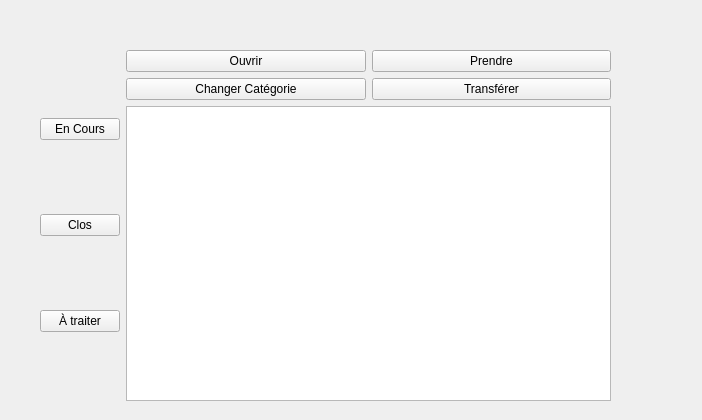
<?xml version="1.0" encoding="UTF-8"?>
<ui version="4.0">
 <class>VueIngeTech</class>
 <widget class="QWidget" name="VueIngeTech">
  <property name="geometry">
   <rect>
    <x>0</x>
    <y>0</y>
    <width>702</width>
    <height>420</height>
   </rect>
  </property>
  <property name="windowTitle">
   <string>VueIngeTech</string>
  </property>
  <widget class="QWidget" name="horizontalLayoutWidget">
   <property name="geometry">
    <rect>
     <x>40</x>
     <y>50</y>
     <width>571</width>
     <height>351</height>
    </rect>
   </property>
   <layout class="QHBoxLayout" name="horizontalLayout">
    <item>
     <layout class="QVBoxLayout" name="LayoutFiltres">
      <item>
       <widget class="QPushButton" name="AfficherEnCoursButton">
        <property name="text">
         <string>En Cours</string>
        </property>
       </widget>
      </item>
      <item>
       <widget class="QPushButton" name="AfficherClosButton">
        <property name="text">
         <string>Clos</string>
        </property>
       </widget>
      </item>
      <item>
       <widget class="QPushButton" name="AfficherATraiter">
        <property name="text">
         <string>À traiter</string>
        </property>
       </widget>
      </item>
     </layout>
    </item>
    <item>
     <layout class="QVBoxLayout" name="LayoutPage">
      <item>
       <layout class="QGridLayout" name="gridLayout">
        <item row="1" column="0">
         <widget class="QPushButton" name="OuvrirButton">
          <property name="text">
           <string>Ouvrir</string>
          </property>
         </widget>
        </item>
        <item row="2" column="0">
         <widget class="QPushButton" name="ChangeCatButton">
          <property name="text">
           <string>Changer Catégorie</string>
          </property>
         </widget>
        </item>
        <item row="2" column="1">
         <widget class="QPushButton" name="TransfererButton">
          <property name="text">
           <string>Transférer</string>
          </property>
         </widget>
        </item>
        <item row="1" column="1">
         <widget class="QPushButton" name="PrendreButton">
          <property name="text">
           <string>Prendre</string>
          </property>
         </widget>
        </item>
       </layout>
      </item>
      <item>
       <widget class="QListView" name="listView"/>
      </item>
     </layout>
    </item>
   </layout>
  </widget>
 </widget>
 <resources/>
 <connections/>
</ui>
